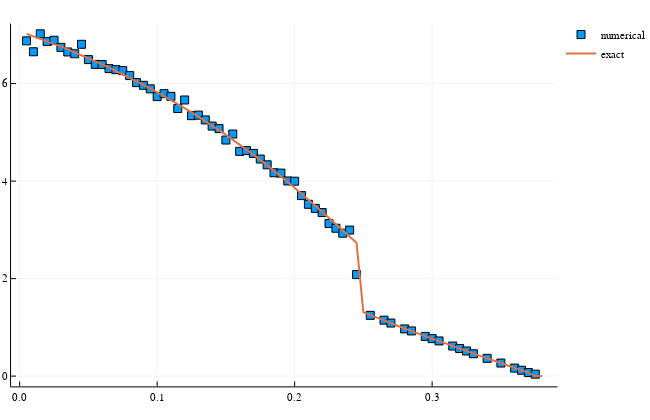

Notebook source saved alongside this figure:
### Code cell
Plots.scatter(rs, num_rightwall_data, m=:square, label="numerical", size=(650,420), guidefont=(30,"Courier"))
dibujo=plot!(rs, exact_rightwalldata, label="exact", linewidth=2) #absolut PERFECT
#savefig("test.png")
dibujo

### Figure 1 — Plotly figure (JSON) as saved in the notebook; plotly's stock layout.template omitted (floating-point values rounded to 4 significant figures)
{"data": [{"colorbar": {"title": ""}, "legendgroup": "numerical", "marker": {"color": "rgba(0, 154, 250, 1.000)", "line": {"color": "rgba(0, 0, 0, 1.000)", "width": 1}, "size": 8, "symbol": "square"}, "mode": "markers", "name": "numerical", "showlegend": true, "type": "scatter", "x": [0.005, 0.01, 0.015, 0.02, 0.025, 0.03, 0.035, 0.04, 0.045, 0.05, 0.055, 0.06, 0.065, 0.07, 0.075, 0.08, 0.085, 0.09, 0.095, 0.1, 0.105, 0.11, 0.115, 0.12, 0.125, 0.13, 0.135, 0.14, 0.145, 0.15, 0.155, 0.16, 0.165, 0.17, 0.175, 0.18, 0.185, 0.19, 0.195, 0.2, 0.205, 0.21, 0.215, 0.22, 0.225, 0.23, 0.235, 0.24, 0.245], "xaxis": "x1", "y": [6.876, 6.653, 7.02, 6.862, 6.889, 6.743, 6.649, 6.612, 6.806, 6.492, 6.394, 6.39, 6.306, 6.286, 6.266, 6.164, 6.02, 5.964, 5.892, 5.734, 5.793, 5.739, 5.489, 5.664, 5.342, 5.353, 5.255, 5.128, 5.076, 4.842, 4.965, 4.61, 4.625, 4.568, 4.452, 4.334, 4.171, 4.164, 4.003, 3.998, 3.702, 3.525, 3.441, 3.355, 3.129, 3.033, 2.931, 2.995, 2.083], "yaxis": "y1"}, {"colorbar": {"title": ""}, "legendgroup": "numerical", "marker": {"color": "rgba(0, 154, 250, 1.000)", "line": {"color": "rgba(0, 0, 0, 1.000)", "width": 1}, "size": 8, "symbol": "square"}, "mode": "markers", "name": "numerical", "showlegend": false, "type": "scatter", "x": [0.255], "xaxis": "x1", "y": [1.247], "yaxis": "y1"}, {"colorbar": {"title": ""}, "legendgroup": "numerical", "marker": {"color": "rgba(0, 154, 250, 1.000)", "line": {"color": "rgba(0, 0, 0, 1.000)", "width": 1}, "size": 8, "symbol": "square"}, "mode": "markers", "name": "numerical", "showlegend": false, "type": "scatter", "x": [0.265, 0.27], "xaxis": "x1", "y": [1.148, 1.088], "yaxis": "y1"}, {"colorbar": {"title": ""}, "legendgroup": "numerical", "marker": {"color": "rgba(0, 154, 250, 1.000)", "line": {"color": "rgba(0, 0, 0, 1.000)", "width": 1}, "size": 8, "symbol": "square"}, "mode": "markers", "name": "numerical", "showlegend": false, "type": "scatter", "x": [0.28, 0.285], "xaxis": "x1", "y": [0.9686, 0.9269], "yaxis": "y1"}, {"colorbar": {"title": ""}, "legendgroup": "numerical", "marker": {"color": "rgba(0, 154, 250, 1.000)", "line": {"color": "rgba(0, 0, 0, 1.000)", "width": 1}, "size": 8, "symbol": "square"}, "mode": "markers", "name": "numerical", "showlegend": false, "type": "scatter", "x": [0.295, 0.3, 0.305], "xaxis": "x1", "y": [0.8148, 0.7692, 0.7218], "yaxis": "y1"}, {"colorbar": {"title": ""}, "legendgroup": "numerical", "marker": {"color": "rgba(0, 154, 250, 1.000)", "line": {"color": "rgba(0, 0, 0, 1.000)", "width": 1}, "size": 8, "symbol": "square"}, "mode": "markers", "name": "numerical", "showlegend": false, "type": "scatter", "x": [0.315, 0.32, 0.325, 0.33], "xaxis": "x1", "y": [0.6171, 0.5659, 0.5149, 0.4586], "yaxis": "y1"}, {"colorbar": {"title": ""}, "legendgroup": "numerical", "marker": {"color": "rgba(0, 154, 250, 1.000)", "line": {"color": "rgba(0, 0, 0, 1.000)", "width": 1}, "size": 8, "symbol": "square"}, "mode": "markers", "name": "numerical", "showlegend": false, "type": "scatter", "x": [0.34], "xaxis": "x1", "y": [0.3644], "yaxis": "y1"}, {"colorbar": {"title": ""}, "legendgroup": "numerical", "marker": {"color": "rgba(0, 154, 250, 1.000)", "line": {"color": "rgba(0, 0, 0, 1.000)", "width": 1}, "size": 8, "symbol": "square"}, "mode": "markers", "name": "numerical", "showlegend": false, "type": "scatter", "x": [0.35], "xaxis": "x1", "y": [0.268], "yaxis": "y1"}, {"colorbar": {"title": ""}, "legendgroup": "numerical", "marker": {"color": "rgba(0, 154, 250, 1.000)", "line": {"color": "rgba(0, 0, 0, 1.000)", "width": 1}, "size": 8, "symbol": "square"}, "mode": "markers", "name": "numerical", "showlegend": false, "type": "scatter", "x": [0.36, 0.365, 0.37, 0.375], "xaxis": "x1", "y": [0.1644, 0.1207, 0.07239, 0.04035], "yaxis": "y1"}, {"colorbar": {"title": ""}, "legendgroup": "exact", "line": {"color": "rgba(227, 111, 71, 1.000)", "dash": "solid", "shape": "linear", "width": 2}, "mode": "lines", "name": "exact", "showlegend": true, "type": "scatter", "x": [0.005, 0.01, 0.015, 0.02, 0.025, 0.03, 0.035, 0.04, 0.045, 0.05, 0.055, 0.06, 0.065, 0.07, 0.075, 0.08, 0.085, 0.09, 0.095, 0.1, 0.105, 0.11, 0.115, 0.12, 0.125, 0.13, 0.135, 0.14, 0.145, 0.15, 0.155, 0.16, 0.165, 0.17, 0.175, 0.18, 0.185, 0.19, 0.195, 0.2, 0.205, 0.21, 0.215, 0.22, 0.225, 0.23, 0.235, 0.24, 0.245, 0.25, 0.255, 0.26, 0.265, 0.27, 0.275, 0.28, 0.285, 0.29, 0.295, 0.3, 0.305, 0.31, 0.315, 0.32, 0.325, 0.33, 0.335, 0.34, 0.345, 0.35, 0.355, 0.36, 0.365, 0.37, 0.375, 0.38], "xaxis": "x1", "y": [7.021, 6.971, 6.921, 6.868, 6.814, 6.759, 6.702, 6.644, 6.584, 6.523, 6.46, 6.396, 6.33, 6.262, 6.193, 6.122, 6.05, 5.976, 5.9, 5.823, 5.744, 5.663, 5.58, 5.496, 5.409, 5.321, 5.231, 5.139, 5.045, 4.949, 4.85, 4.75, 4.647, 4.542, 4.435, 4.326, 4.214, 4.1, 3.984, 3.865, 3.744, 3.622, 3.497, 3.371, 3.243, 3.115, 2.988, 2.861, 2.736, 1.308, 1.25, 1.194, 1.139, 1.084, 1.03, 0.9768, 0.924, 0.8715, 0.8195, 0.7678, 0.7164, 0.6653, 0.6145, 0.5639, 0.5136, 0.4634, 0.4135, 0.3638, 0.3143, 0.265, 0.2159, 0.1672, 0.1191, 0.07247, 0.0001875, 6.354e-06], "yaxis": "y1"}], "layout": {"annotations": [], "height": 420, "legend": {"bgcolor": "rgba(255, 255, 255, 1.000)", "bordercolor": "rgba(0, 0, 0, 1.000)", "font": {"color": "rgba(0, 0, 0, 1.000)", "family": "sans-serif", "size": 11}, "tracegroupgap": 0, "x": 1, "y": 1}, "margin": {"b": 20, "l": 0, "r": 0, "t": 20}, "paper_bgcolor": "rgba(255, 255, 255, 1.000)", "plot_bgcolor": "rgba(255, 255, 255, 1.000)", "showlegend": true, "width": 650, "xaxis1": {"anchor": "y1", "domain": [0.01973, 0.9939], "gridcolor": "rgba(0, 0, 0, 0.100)", "gridwidth": 0.5, "linecolor": "rgba(0, 0, 0, 1.000)", "mirror": false, "range": [-0.00625, 0.3912], "showgrid": true, "showline": true, "showticklabels": true, "tickangle": 0, "tickcolor": "rgb(0, 0, 0)", "tickfont": {"color": "rgba(0, 0, 0, 1.000)", "family": "sans-serif", "size": 11}, "tickmode": "array", "ticks": "inside", "ticktext": ["0.0", "0.1", "0.2", "0.3"], "tickvals": [0, 0.1, 0.2, 0.3], "title": "", "titlefont": {"color": "rgba(0, 0, 0, 1.000)", "family": "Courier", "size": 42}, "type": "-", "visible": true, "zeroline": false, "zerolinecolor": "rgba(0, 0, 0, 1.000)"}, "yaxis1": {"anchor": "x1", "domain": [0.03583, 0.9906], "gridcolor": "rgba(0, 0, 0, 0.100)", "gridwidth": 0.5, "linecolor": "rgba(0, 0, 0, 1.000)", "mirror": false, "range": [-0.2106, 7.231], "showgrid": true, "showline": true, "showticklabels": true, "tickangle": 0, "tickcolor": "rgb(0, 0, 0)", "tickfont": {"color": "rgba(0, 0, 0, 1.000)", "family": "sans-serif", "size": 11}, "tickmode": "array", "ticks": "inside", "ticktext": ["0", "2", "4", "6"], "tickvals": [0, 2, 4, 6], "title": "", "titlefont": {"color": "rgba(0, 0, 0, 1.000)", "family": "Courier", "size": 42}, "type": "-", "visible": true, "zeroline": false, "zerolinecolor": "rgba(0, 0, 0, 1.000)"}}}
